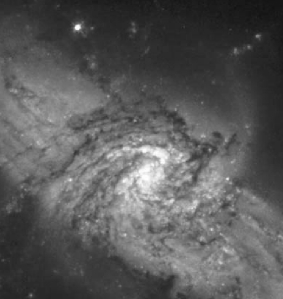
#> input picture Atv01/Galaxy.jpg, 283 x 299 px
$ jupyter execute atv01.ipynb
#> lines starting #> are read from the running program, lines starting #| are printed output that depends on the picture
##Importação de bibliotecas

[cell 1]
import cv2
import numpy as np
from matplotlib import pyplot as plt
from PIL import Image

##Carregamento da imagem

[cell 2]
imagem = cv2.imread(r'Galaxy.jpg', cv2.IMREAD_GRAYSCALE) #carregando a imagem com OpenCV, já convertendo para tons de cinza
#> imagem is the input picture: shape (299, 283); min 19, max 254, mean 89.6
plt.imshow(imagem, cmap='gray')
plt.axis('off')
plt.show()
imagem.shape
#> Out = (299, 283)

##Soma de imagens ruidosas e média dos valores dos ruídos

[cell 3]
valores_k = [1, 5, 10, 20, 50, 100] #array de valores do número de imagens somadas na média -> k
plots_k = [] #array para adicionar as imagens de cada valor de k
#nas linhas abaixo, será feito uma iteração percorrendo os valores de k, em que a cada iteração será realizado um loop somando as imagens ruidosas.
for k in valores_k: #iteração em k
    soma_ruidos = np.zeros(imagem.shape) #criação de um array de zeros com as dimensões da imagem
    for i in range(k): #loop de soma de imagens ruidosas
        soma_ruidos += (imagem + np.random.normal(0, 64, imagem.shape)) #soma cumulativa das imagens com ruído gaussiano

    soma_ruidos = soma_ruidos / k #realizando a média
    plots_k.append((k,soma_ruidos)) #adicionando a imagem da determinada iteração na lista de plots como uma tupla (k, imagem), o k é salvo apenas para fins de legenda da plotagem
#> after the loop, plots_k = 6 items

##Plotagem

[cell 4]
fig, axes = plt.subplots(2, 3, figsize=(10, 8)) #definição de uma figura de subplots com 2 linhas e 3 colunas
axes = axes.flatten() #método que transforma matriz em vetor, facilitando acesso de índices

# Iterar sobre a lista de tuplas e plotar
for i, (k, img) in enumerate(plots_k):
    axes[i].imshow(img, cmap='gray')
    axes[i].set_title(f'Média de {k} Imagens')
    axes[i].axis('off')
#> this loop made 6 passes
#> k on passes 1 to 6: 1, 5, 10, 20, 50, 100

plt.tight_layout()
plt.show()
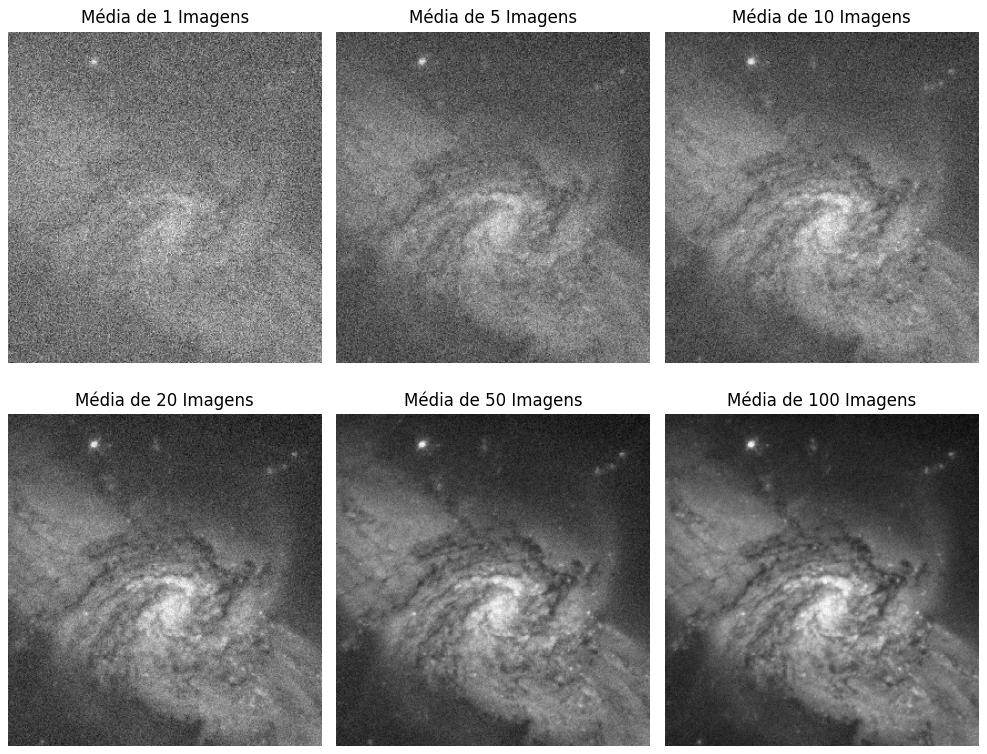
#> figure drawn by matplotlib, 6 panels
